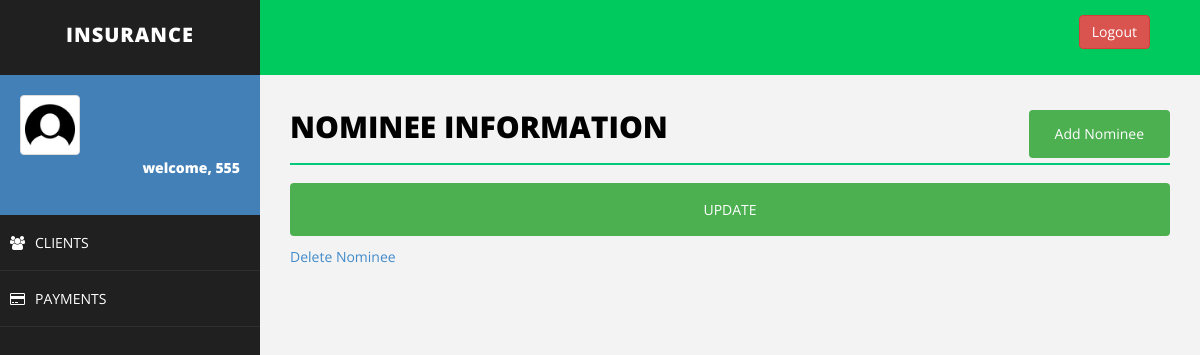
Page /editNominee.php?nominee_id=Obcaecati impedit a (signed in) on the earlier database version.
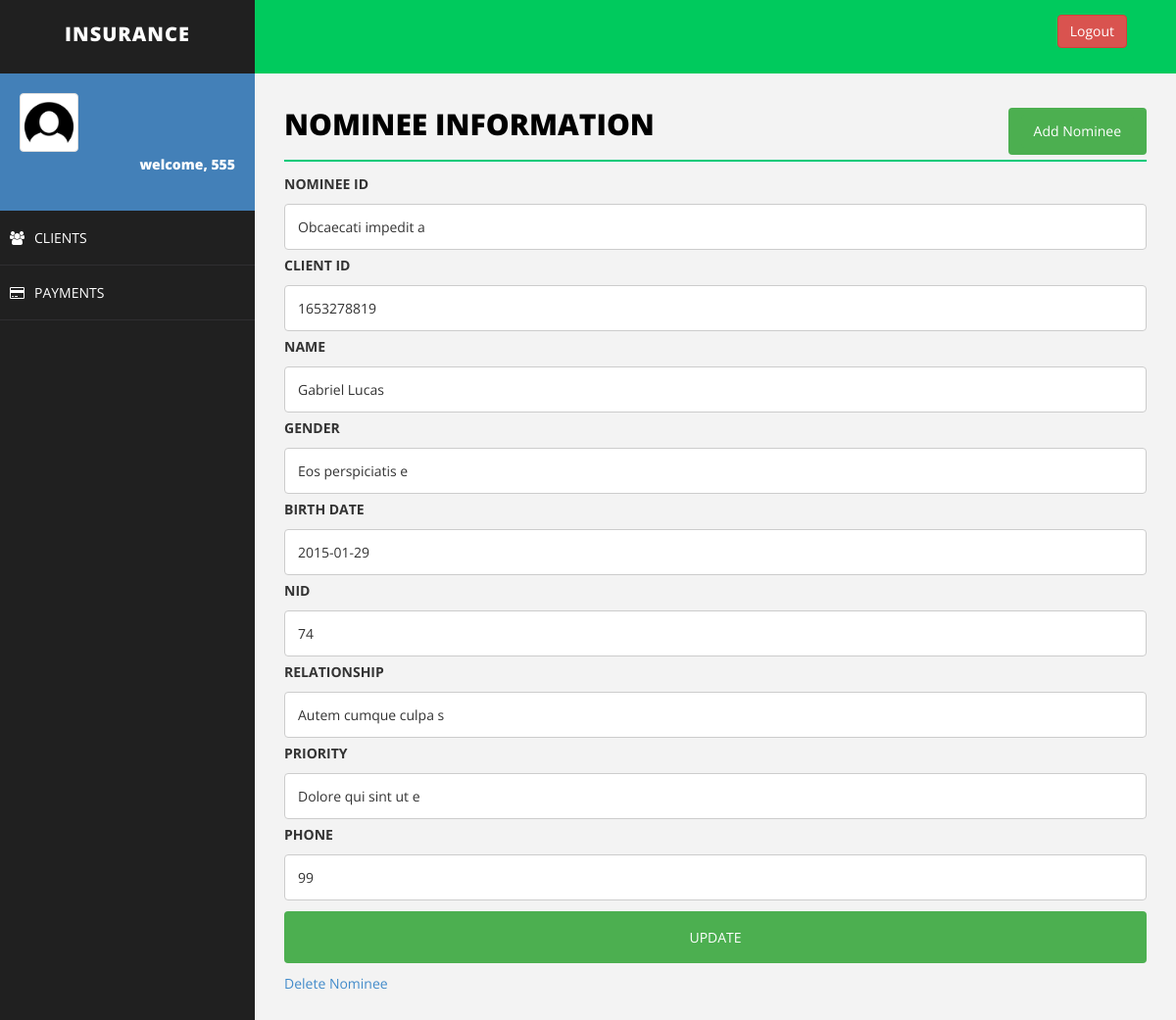
Same page on the later database version.
### tables this page shows
CREATE TABLE `nominee` (
  `nominee_id` varchar(200) NOT NULL,
  `client_id` varchar(100) NOT NULL,
  `name` varchar(50) NOT NULL,
  `sex` varchar(20) NOT NULL,
  `birth_date` varchar(50) NOT NULL,
  `nid` varchar(50) NOT NULL,
  `relationship` varchar(20) NOT NULL,
  `priority` varchar(20) NOT NULL,
  `phone` varchar(50) NOT NULL
);

### editNominee.php (the view, shortened to what this page needs)
<!DOCTYPE html>
<html>
<head>
    <link href="assets/css/bootstrap.css" rel="stylesheet" />
    <link href="assets/css/font-awesome.css" rel="stylesheet" />
    <link href="assets/css/basic.css" rel="stylesheet" />
    <link href="assets/css/custom.css" rel="stylesheet" />
</head>
<body>
<?php include 'header.php';
?>
        <div id="page-wrapper">
                <div class="row">
                    <div class="col-md-12">
                        <h1 class="page-head-line">Nominee Information
						<button class="btn" align="center">
						<a href="addNominee.php" class="btn">Add Nominee</a>
						</button>
						</h1>
                    </div>
                </div>
<?php
   include'connection.php';
	if($_SERVER["REQUEST_METHOD"] == "GET"){
		$nominee_id = $_GET["nominee_id"];
	}
	$sql = "SELECT * from nominee where nominee_id='$nominee_id'";
	$result = $conn->query($sql);
	echo "<div>\n";
	  echo '<form action="updateNominee.php" method="post">';
	while($row = $result->fetch_assoc()) {
		echo "<label for=\"fname\">NOMINEE ID</label>";
	    echo "<input type=\"text\" nominee_id=\"fname\" name=\"nominee_id\" placeholder=\"nominee id..\" value=\"$row[nominee_id]\">";
		echo "<label for=\"fname\">CLIENT ID</label>";
	    echo "<input type=\"text\" nominee_id=\"fname\" name=\"client_id\" placeholder=\"client id..\" value=\"$row[client_id]\">";
		echo "<label for=\"fname\">NAME</label>";
	    echo "<input type=\"text\" nominee_id=\"fname\" name=\"name\" placeholder=\"nominees Name..\" value=\"$row[name]\">";
		echo "<label for=\"fname\">GENDER</label>";
		echo "<input type=\"text\" nominee_id=\"fname\" name=\"sex\" placeholder=\"nominees gender..\" value=\"$row[sex]\">";
		echo "<label for=\"fname\">BIRTH DATE</label>";
		echo "<input type=\"text\" nominee_id=\"fname\" name=\"birth_date\" placeholder=\"nominees Birth Date..\" value=\"$row[birth_date]\">";
		echo "<label for=\"fname\">NID</label>";
		echo "<input type=\"text\" nominee_id=\"fname\" name=\"nid\" placeholder=\"nominees NID..\" value=\"$row[nid]\">";
		echo "<label for=\"fname\">RELATIONSHIP</label>";
		echo "<input type=\"text\" nominee_id=\"fname\" name=\"relationship\" placeholder=\"Relationship With Client..\" value=\"$row[relationship]\">";
		echo "<label for=\"fname\">PRIORITY</label>";
		echo "<input type=\"text\" nominee_id=\"fname\" name=\"priority\" placeholder=\"Priority..\" value=\"$row[priority]\">";
		echo "<label for=\"fname\">PHONE</label>";
		echo "<input type=\"text\" nominee_id=\"fname\" name=\"phone\" placeholder=\"nominees Phone..\" value=\"$row[phone]\">";
    }
	echo "<input type=\"submit\" value=\"UPDATE\">";
	echo "</form>\n";
	echo "<a href='deleteNominee.php?nominee_id=".$nominee_id."'>Delete Nominee</a>";
echo "</div>\n";
?>
        </div>
    </div>
</body>
</html>

Differences in the rows shown:
added nominee: nominee_id "Obcaecati impedit a", client_id "1653278819", name "Gabriel Lucas", sex "Eos perspiciatis e", birth_date "2015-01-29", nid "74", relationship "Autem cumque culpa s", priority "Dolore qui sint ut e", phone "99"
